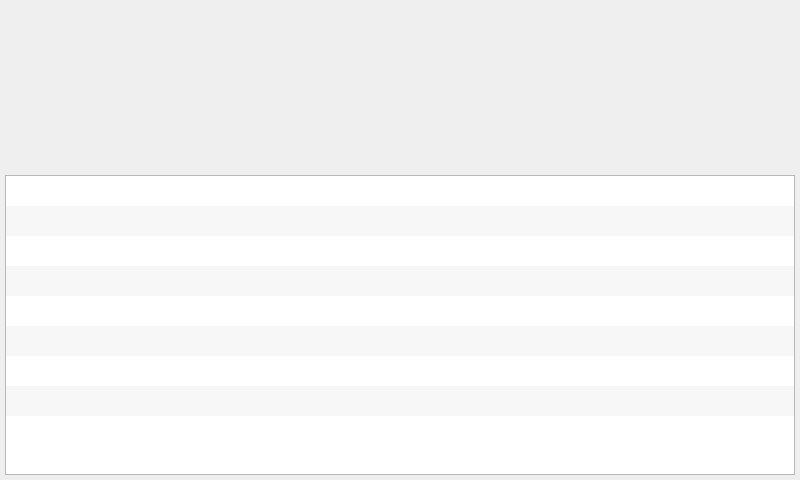
<?xml version="1.0" encoding="UTF-8"?>
<ui version="4.0">
 <class>pumpstation_monitor</class>
 <widget class="QWidget" name="pumpstation_monitor">
  <property name="geometry">
   <rect>
    <x>0</x>
    <y>0</y>
    <width>800</width>
    <height>480</height>
   </rect>
  </property>
  <property name="baseSize">
   <size>
    <width>800</width>
    <height>800</height>
   </size>
  </property>
  <property name="windowTitle">
   <string>Form</string>
  </property>
  <widget class="QLabel" name="label">
   <property name="geometry">
    <rect>
     <x>0</x>
     <y>0</y>
     <width>800</width>
     <height>480</height>
    </rect>
   </property>
   <property name="text">
    <string/>
   </property>
   <property name="pixmap">
    <pixmap resource="window/resources.qrc">:/new/login/image/combination_switch/背景底版.png</pixmap>
   </property>
  </widget>
  <widget class="QLabel" name="label_2">
   <property name="geometry">
    <rect>
     <x>0</x>
     <y>0</y>
     <width>800</width>
     <height>50</height>
    </rect>
   </property>
   <property name="minimumSize">
    <size>
     <width>800</width>
     <height>0</height>
    </size>
   </property>
   <property name="text">
    <string/>
   </property>
   <property name="pixmap">
    <pixmap resource="window/resources.qrc">:/new/login/image/combination_switch/title.png</pixmap>
   </property>
   <property name="alignment">
    <set>Qt::AlignCenter</set>
   </property>
  </widget>
  <widget class="QTableWidget" name="tableWidget">
   <property name="geometry">
    <rect>
     <x>5</x>
     <y>175</y>
     <width>790</width>
     <height>300</height>
    </rect>
   </property>
   <property name="styleSheet">
    <string notr="true"/>
   </property>
   <property name="autoScroll">
    <bool>true</bool>
   </property>
   <property name="tabKeyNavigation">
    <bool>true</bool>
   </property>
   <property name="showDropIndicator" stdset="0">
    <bool>true</bool>
   </property>
   <property name="dragEnabled">
    <bool>false</bool>
   </property>
   <property name="dragDropOverwriteMode">
    <bool>true</bool>
   </property>
   <property name="alternatingRowColors">
    <bool>true</bool>
   </property>
   <property name="showGrid">
    <bool>false</bool>
   </property>
   <property name="gridStyle">
    <enum>Qt::SolidLine</enum>
   </property>
   <property name="wordWrap">
    <bool>true</bool>
   </property>
   <property name="cornerButtonEnabled">
    <bool>true</bool>
   </property>
   <attribute name="horizontalHeaderVisible">
    <bool>false</bool>
   </attribute>
   <attribute name="horizontalHeaderCascadingSectionResizes">
    <bool>false</bool>
   </attribute>
   <attribute name="horizontalHeaderHighlightSections">
    <bool>true</bool>
   </attribute>
   <attribute name="horizontalHeaderShowSortIndicator" stdset="0">
    <bool>false</bool>
   </attribute>
   <attribute name="horizontalHeaderStretchLastSection">
    <bool>true</bool>
   </attribute>
   <attribute name="verticalHeaderVisible">
    <bool>false</bool>
   </attribute>
   <attribute name="verticalHeaderCascadingSectionResizes">
    <bool>false</bool>
   </attribute>
   <attribute name="verticalHeaderHighlightSections">
    <bool>true</bool>
   </attribute>
   <attribute name="verticalHeaderShowSortIndicator" stdset="0">
    <bool>false</bool>
   </attribute>
   <attribute name="verticalHeaderStretchLastSection">
    <bool>true</bool>
   </attribute>
   <row>
    <property name="text">
     <string>母线电压</string>
    </property>
   </row>
   <row>
    <property name="text">
     <string>内腔温度</string>
    </property>
   </row>
   <row>
    <property name="text">
     <string>I回路转速</string>
    </property>
   </row>
   <row>
    <property name="text">
     <string>II回路转速</string>
    </property>
   </row>
   <row>
    <property name="text">
     <string>III回路转速</string>
    </property>
   </row>
   <row>
    <property name="text">
     <string>I回路转矩</string>
    </property>
   </row>
   <row>
    <property name="text">
     <string>II回路转矩</string>
    </property>
   </row>
   <row>
    <property name="text">
     <string>III回路转矩</string>
    </property>
   </row>
   <row>
    <property name="text">
     <string>故障信息</string>
    </property>
   </row>
   <column>
    <property name="text">
     <string>前溜变频器</string>
    </property>
   </column>
   <column>
    <property name="text">
     <string>后溜变频器</string>
    </property>
   </column>
   <column>
    <property name="text">
     <string>皮带1变频器</string>
    </property>
   </column>
   <column>
    <property name="text">
     <string>皮带2变频器</string>
    </property>
   </column>
   <column>
    <property name="text">
     <string>泵站1变频器</string>
    </property>
   </column>
   <column>
    <property name="text">
     <string>泵站2变频器</string>
    </property>
   </column>
   <column>
    <property name="text">
     <string>泵站3变频器</string>
    </property>
   </column>
  </widget>
 </widget>
 <resources>
  <include location="window/resources.qrc"/>
 </resources>
 <connections/>
</ui>
